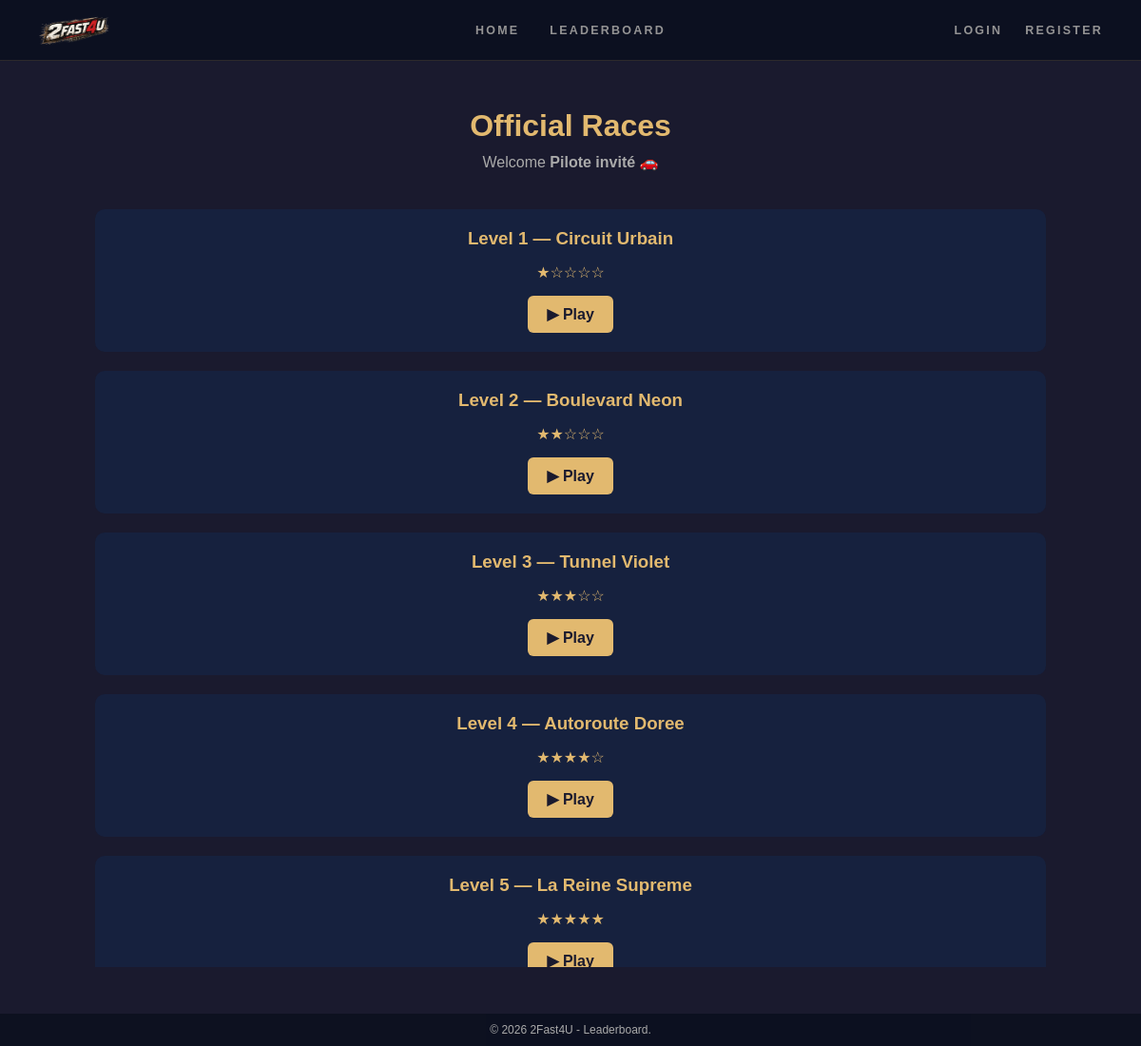
The app's page /pages/levels.php, older data.
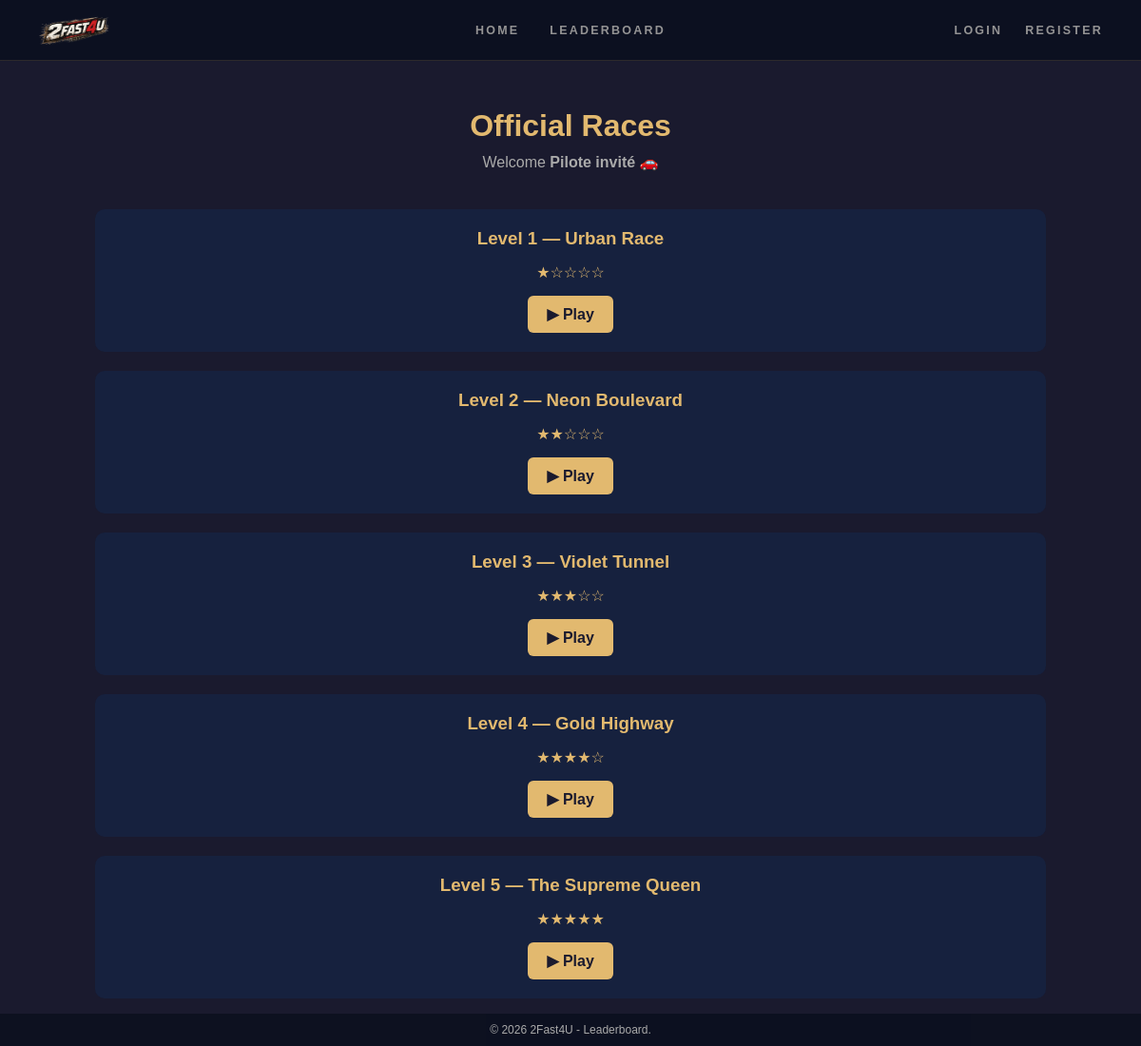
The same page, newer data.
### tables this page shows
CREATE TABLE `niveau_cree` (
  `ID` int(11) NOT NULL,
  `Taille` int(11) NOT NULL,
  `Nombre_coups` int(11) NOT NULL DEFAULT '0',
  `Difficulte` int(11) NOT NULL DEFAULT '1',
  `grille` text,
  `Nom_du_niveau` text,
  `ID_Utilisateur` int(11) DEFAULT NULL,
  `code` varchar(10) DEFAULT NULL
);

### pages/levels.php (the view, shortened to what this page needs)
<?php
require_once '../includes/db.php';
$niveaux = $pdo->query("SELECT * FROM niveau_cree ORDER BY Difficulte ASC")->fetchAll();
$pseudo = $_SESSION['pseudo'] ?? 'Pilote invité';
function afficherEtoiles(int $niveau): string {
    return str_repeat('★', $niveau) . str_repeat('☆', 5 - $niveau);
}
?>
<!DOCTYPE html>
<html lang="fr">
<head>
    <link rel="stylesheet" href="../css/levels.css">
    <link rel="stylesheet" href="../css/style.css">
</head>
<body>
    <header>
            <a href="index.php" class="logo">
                <img src="../media/2fast.png" alt="2Fast4U" style="height: 40px;">
            </a>
        <nav>
            <a href="index.php">Home</a>
            <a href="leaderboard.php">Leaderboard</a>
        </nav>
        <div class="nav-right">
            <?php if (isset($_SESSION['pseudo'])): ?>
                <a href="profile.php"><?= htmlspecialchars($_SESSION['pseudo']) ?></a>
                <a href="logout.php">Logout</a>
            <?php else: ?>
                <a href="login.php">Login</a>
                <a href="register.php">Register</a>
            <?php endif; ?>
        </div>
    </header>
<section class="hero">
    <h2>Official Races</h2>
    <p>Welcome <strong><?= htmlspecialchars($pseudo) ?></strong> 🚗</p>
</section>
<section class="levels-container">
<?php foreach ($niveaux as $i => $niveau):
    $isLocked = in_array($niveau['ID'], $_SESSION['locked_levels'] ?? []);
?>
<div class="card <?= $isLocked ? 'locked' : '' ?>">
    <h3>Level <?= $i + 1 ?> — <?= htmlspecialchars($niveau['Nom_du_niveau']) ?></h3>
    <p class="difficulty"><?= afficherEtoiles($niveau['Difficulte']) ?></p>
    <?php if ($isLocked): ?>
        <span class="btn btn-lock">🔒 Locked</span>
    <?php else: ?>
        <a class="btn" href="game.php?type=fixed&id=<?= $i ?>">▶ Play</a>
    <?php endif; ?>
</div>
<?php endforeach; ?>
</section>
        <footer>
            © <?= date('Y') ?> 2Fast4U - Leaderboard.
        </footer>
</body>
</html>

Row changes from the older to the newer data that the page shows:
changed niveau_cree: Nom_du_niveau "Circuit Urbain" → "Urban Race"
changed niveau_cree: Nom_du_niveau "Boulevard Neon" → "Neon Boulevard"
changed niveau_cree: Nom_du_niveau "Tunnel Violet" → "Violet Tunnel"
changed niveau_cree: Nom_du_niveau "Autoroute Doree" → "Gold Highway"
changed niveau_cree: Nom_du_niveau "La Reine Supreme" → "The Supreme Queen"
